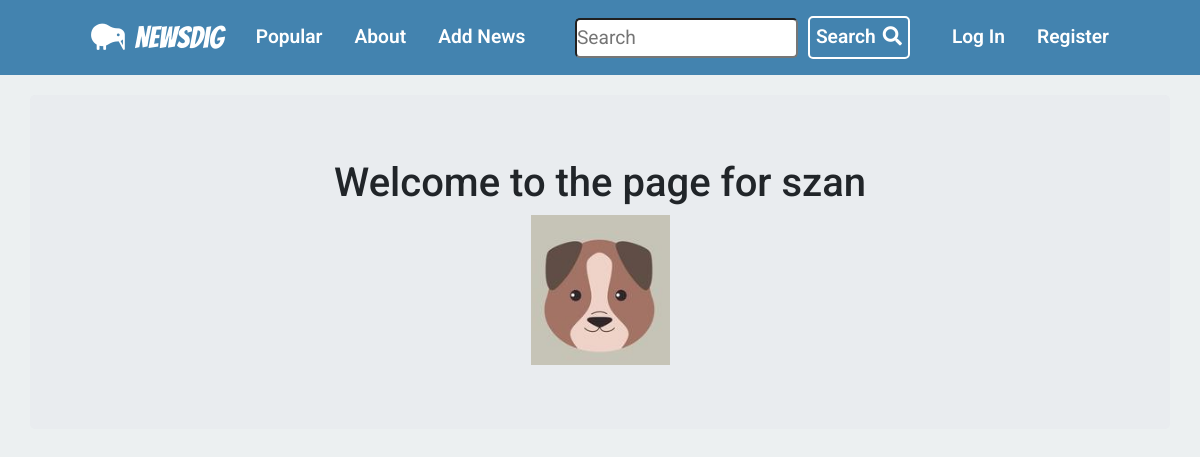
The page /szan on the database as committed earlier.
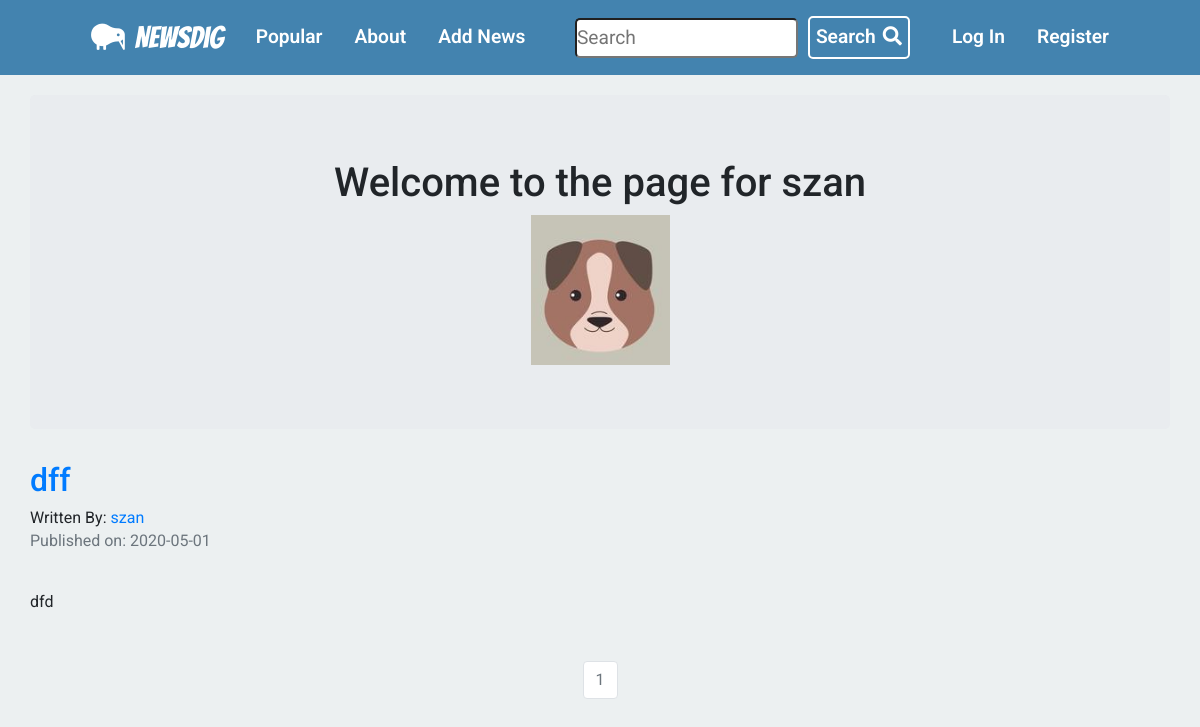
The same page on the database as committed later.
### news/models.py (models this page shows, shortened)
class News(db.Model):
    __tablename__ = 'news'
    users = db.relationship(User)
    id = db.Column(db.Integer, primary_key=True)
    user_id = db.Column(db.Integer, db.ForeignKey('users.id'), nullable=False)
    picture_link = db.Column(db.String(), nullable=False)
    link = db.Column(db.String(), nullable=False)
    date = db.Column(db.DateTime, nullable=False, default=datetime.utcnow)
    title = db.Column(db.String(140), nullable=False)
    text = db.Column(db.Text, nullable=False)
    comments = db.relationship(
        'Comment', backref='news', lazy=True, cascade="all,delete")
    likes = db.Column(db.Integer, nullable=False, default=0)

class User(db.Model, UserMixin):
    __tablename__ = 'users'
    id = db.Column(db.Integer, primary_key=True)
    profile_image = db.Column(
        db.String(20), nullable=False, default='default_profile.png')
    email = db.Column(db.String(64), unique=True, index=True)
    username = db.Column(db.String(64), unique=True, index=True)
    password_hash = db.Column(db.String(128))
    news_group = db.relationship('News', backref='author', lazy=True)

### news/users/views.py (the view)
@users.route("/<username>")
def user_news(username):
    page = request.args.get('page', 1, type=int)
    user = User.query.filter_by(username=username).first_or_404()
    news = News.query.filter_by(author=user).order_by(
        News.date.desc()).paginate(page=page, per_page=5)
    return render_template('user_news.html', news=news, user=user)

### news/templates/user_news.html
{% extends "base.html" %}
{% block content %}
<div class="container">
    <div class="jumbotron">
        <div align='center'>
            <h1>Welcome to the page for {{user.username}}</h1>
            <img src="{{url_for('static',filename='profile_pics/'+user.profile_image)}}">
        </div>
    </div>
    {% for news in news.items  %}
    <h2> <a href="{{url_for('news_group.news_view',news_id=news.id)}}">{{news.title}}</a> </h2>
    Written By: <a href="{{url_for('users.user_news',username=news.author.username)}}">{{news.author.username}}</a>
    <p class='text-muted'>Published on: {{news.date.strftime("%Y-%m-%d")}}</p>
    <br>
    <p>{{news.text}}</p>
    <br>
    {% endfor %}
</div>
<nav aria-label='Page Navigation example'>
    <ul class="pagination justify-content-center">
        {% for page_num in news.iter_pages(left_edge=1,right_edge=1,left_current=1,right_current=2)  %}
        {% if news.page == page_num %}
        <li class='page-item disabled'>
            <a class="page-link"
                href="{{url_for('users.user_news',username=user.username,page=page_num)}}">{{ page_num}}</a>
        </li>
        {% else %}
        <li class='page-item'>
            <a class="page-link"
                href="{{url_for('users.user_news',username=user.username,page=page_num)}}">{{ page_num}}</a>
        </li>
        {% endif %}
        {% endfor %}
    </ul>
</nav>
{% endblock %}

Rows that differ between the two databases and show on the page:
added News: title "dff", author.username "szan", date "2020-05-01", text "dfd"
Other text that changed with them:
new list line: "1"
